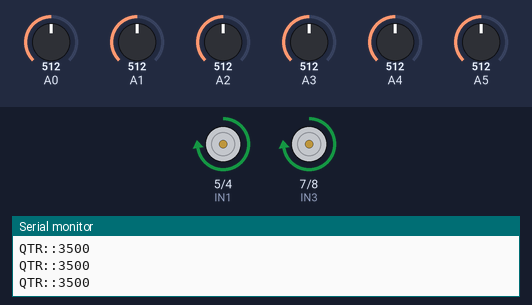
A sketch run on a simulated Arduino Uno, built with avr-gcc and run on an emulated ATmega328P. Parts: motor-driver pin pairs drawn as motors (green arrow = first pin HIGH = forward, orange = second pin HIGH = backward, longer = more drive, scaled by the enable pin), the last lines printed to the serial monitor. The test bench sets the inputs (shaded band); at power-on: A0 = 512, A1 = 512, A2 = 512, A3 = 512, A5 = 512, A4 = 512.

Above: at 6.2 s.
6.3 s: A0 set to 514
At 7.1 s:
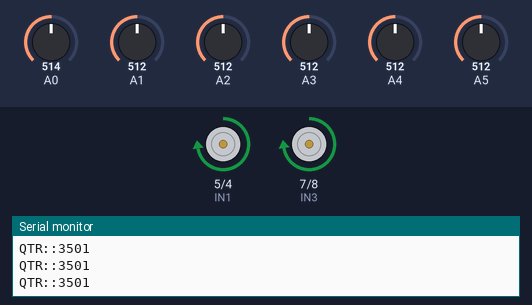
9.3 s: A1 set to 513
12.3 s: A2 set to 716
At 12.71 s:
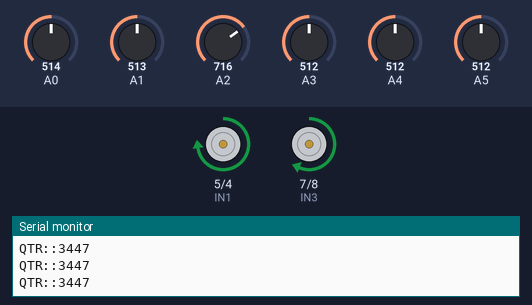
15.3 s: A3 set to 716
At 15.7 s:
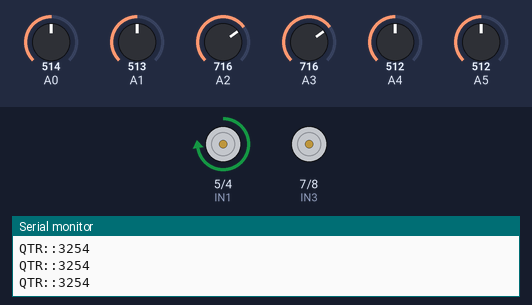
18.3 s: A5 set to 30
At 21.26 s:
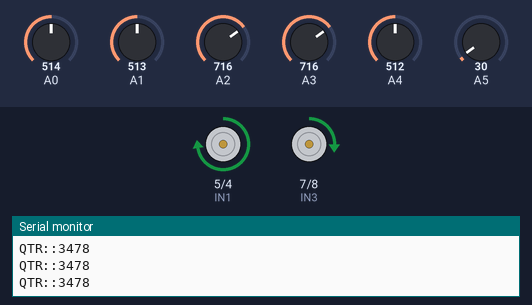
21.3 s: A4 set to 992
Timing chart, 0 to 25.3 s (numbered marks = the images above; inputs shaded):
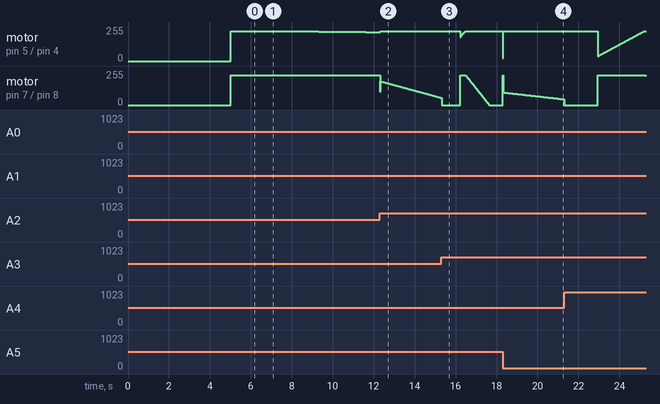

Measured:
- after the input at 6.3 s, motor on pin 5 (IN1) / pin 4 (IN2): forward 225/255 → forward 224/255 at once, → forward 223/255 1.3 s later, → forward 222/255 1.3 s later

The sketch:

line_follow.ino
```cpp
/*
  Line Follower using:
  - QTR Sensor Array
  - L298N Motor Driver
  - PID Controller
*/

#include <QTRSensors.h>

// Motor driver pins (L298N)
#define IN1 5
#define IN2 4
#define IN3 7
#define IN4 8
#define ENA 3   // PWM for Motor A
#define ENB 9   // PWM for Motor B

QTRSensors qtr;

const uint8_t SensorCount = 8;
uint16_t sensorValues[SensorCount];
int max_speed = 225;
int L = 0;
int R = 0;
int error = 0;
int adj = 0;

float Kp = 1;
float Ki = 0.0090;
float Kd = 1.5;

int P;
int I;
int D;
int lastError = 0;

uint16_t position;

void setup() {
  // Motor pins
  pinMode(IN1, OUTPUT);
  pinMode(IN2, OUTPUT);
  pinMode(IN3, OUTPUT);
  pinMode(IN4, OUTPUT);
  pinMode(ENA, OUTPUT);
  pinMode(ENB, OUTPUT);

  Serial.begin(9600);

  // Initialize QTR sensor
  qtr.setTypeAnalog();
  qtr.setSensorPins((const uint8_t[]){ A0, A1, A2, A3, A4, A5, 10, 11 }, SensorCount);
  qtr.setEmitterPin(6);

  for (uint16_t i = 0; i < 200; i++) {
    qtr.calibrate();
  }
  Serial.println("Calibration Done");
}

void loop() {
  PID_control();
}

void PID_control() {
  position = qtr.readLineWhite(sensorValues);
  Serial.print("QTR::");
  Serial.println(position);

  error = 3500 - position;

  P = error;
  I = I + error;
  D = error - lastError;
  lastError = error;

  adj = P * Kp + I * Ki + D * Kd;

  L = max_speed + adj;
  R = max_speed - adj;

  L = constrain(L, 0, max_speed);
  R = constrain(R, 0, max_speed);

  forward(L, R);
}

void forward(int speedL, int speedR) {
  // Left Motor (Motor A)
  digitalWrite(IN1, HIGH);
  digitalWrite(IN2, LOW);
  analogWrite(ENA, speedL);

  // Right Motor (Motor B)
  digitalWrite(IN3, HIGH);
  digitalWrite(IN4, LOW);
  analogWrite(ENB, speedR);
}

void sharp_right() {
  digitalWrite(IN1, LOW);
  digitalWrite(IN2, HIGH);
  analogWrite(ENA, 255);

  digitalWrite(IN3, HIGH);
  digitalWrite(IN4, LOW);
  analogWrite(ENB, 255);
}

void sharp_left() {
  digitalWrite(IN1, HIGH);
  digitalWrite(IN2, LOW);
  analogWrite(ENA, 255);

  digitalWrite(IN3, LOW);
  digitalWrite(IN4, HIGH);
  analogWrite(ENB, 255);
}
```
